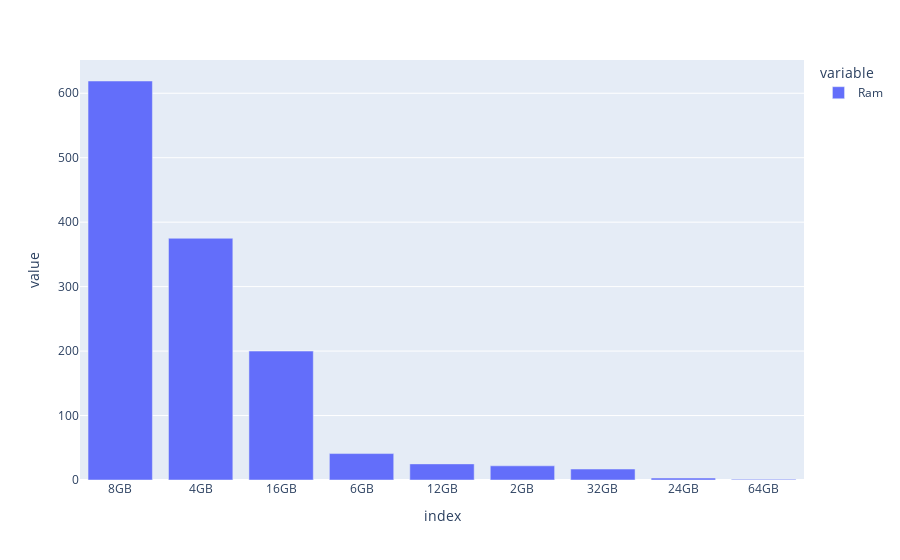

Notebook code cell kept with this figure:
### Code cell
fig =px.bar(lap_price.Ram.value_counts())
fig

### Figure 1 — Plotly figure (JSON) as saved in the notebook; plotly's stock layout.template omitted (floating-point values rounded to 4 significant figures)
{"data": [{"alignmentgroup": "True", "hovertemplate": "variable=Ram<br>index=%{x}<br>value=%{y}<extra></extra>", "legendgroup": "Ram", "marker": {"color": "#636efa", "pattern": {"shape": ""}}, "name": "Ram", "offsetgroup": "Ram", "orientation": "v", "showlegend": true, "textposition": "auto", "type": "bar", "x": ["8GB", "4GB", "16GB", "6GB", "12GB", "2GB", "32GB", "24GB", "64GB"], "xaxis": "x", "y": [619, 375, 200, 41, 25, 22, 17, 3, 1], "yaxis": "y"}], "layout": {"barmode": "relative", "legend": {"title": {"text": "variable"}, "tracegroupgap": 0}, "margin": {"t": 60}, "xaxis": {"anchor": "y", "domain": [0, 1], "title": {"text": "index"}}, "yaxis": {"anchor": "x", "domain": [0, 1], "title": {"text": "value"}}}}
